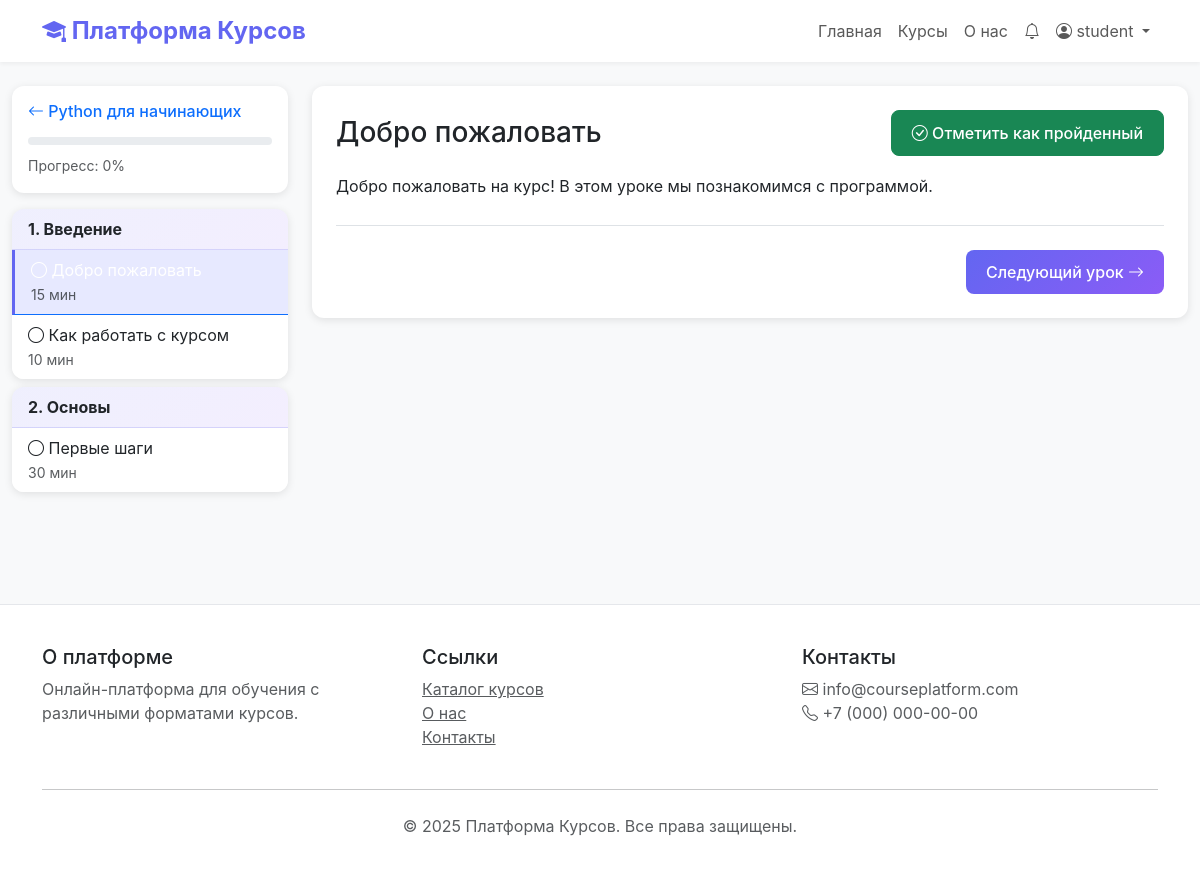
The app's page /courses/python-beginners/lesson/1/ (signed in) with its own data.
### users/models.py (models this page shows, shortened)
class User(AbstractUser):
    ROLE_CHOICES = (
        ('student', 'Student'),
        ('instructor', 'Instructor'),
        ('admin', 'Administrator'),
    )
    role = models.CharField(max_length=20, choices=ROLE_CHOICES, default='student')
    phone = models.CharField(max_length=20, blank=True)
    bio = models.TextField(blank=True)
    avatar = models.ImageField(upload_to='avatars/', blank=True, null=True)
    email_verified = models.BooleanField(default=False)
    created_at = models.DateTimeField(auto_now_add=True)
    updated_at = models.DateTimeField(auto_now=True)
    class Meta:
        db_table = 'users'
        verbose_name = 'User'
        verbose_name_plural = 'Users'

### courses/models.py (models this page shows, shortened)
class Course(models.Model):
    TYPE_CHOICES = (
        ('online', 'Online'),
        ('offline', 'Offline'),
        ('webinar', 'Webinar'),
    )
    title = models.CharField(max_length=200)
    slug = models.SlugField(unique=True)
    description = models.TextField()
    type = models.CharField(max_length=20, choices=TYPE_CHOICES)
    category = models.ForeignKey(Category, on_delete=models.SET_NULL, null=True, related_name='courses')
    instructor = models.ForeignKey(settings.AUTH_USER_MODEL, on_delete=models.CASCADE, related_name='teaching_courses')
    price = models.DecimalField(max_digits=10, decimal_places=2, default=0)
    image = models.ImageField(upload_to='courses/', blank=True, null=True)
    location = models.CharField(max_length=255, blank=True)
    max_students = models.PositiveIntegerField(null=True, blank=True)
    webinar_link = models.URLField(blank=True)
    start_date = models.DateTimeField(null=True, blank=True)
    end_date = models.DateTimeField(null=True, blank=True)
    is_published = models.BooleanField(default=False)
    created_at = models.DateTimeField(auto_now_add=True)
    updated_at = models.DateTimeField(auto_now=True)
    class Meta:
        ordering = ['-created_at']

class Enrollment(models.Model):
    user = models.ForeignKey(settings.AUTH_USER_MODEL, on_delete=models.CASCADE, related_name='enrollments')
    course = models.ForeignKey(Course, on_delete=models.CASCADE, related_name='enrollments')
    enrolled_at = models.DateTimeField(auto_now_add=True)
    completed = models.BooleanField(default=False)
    completed_at = models.DateTimeField(null=True, blank=True)
    progress = models.PositiveIntegerField(default=0)  # Progress percentage
    class Meta:
        unique_together = ['user', 'course']

class Module(models.Model):
    course = models.ForeignKey(Course, on_delete=models.CASCADE, related_name='modules')
    title = models.CharField(max_length=200)
    description = models.TextField(blank=True)
    order = models.PositiveIntegerField(default=0)
    class Meta:
        ordering = ['order']

class Lesson(models.Model):
    module = models.ForeignKey(Module, on_delete=models.CASCADE, related_name='lessons')
    title = models.CharField(max_length=200)
    content = models.TextField()
    video_url = models.URLField(blank=True)
    video_file = models.FileField(upload_to='lessons/videos/', blank=True, null=True)
    order = models.PositiveIntegerField(default=0)
    duration = models.PositiveIntegerField(help_text='Duration in minutes', null=True, blank=True)
    class Meta:
        ordering = ['order']

### courses/template_views.py (the view, shortened to what this page needs)
# urls.py: path('courses/<slug:course_slug>/lesson/<int:lesson_id>/', lesson_detail_view, name='lesson_detail'),
@login_required
def lesson_detail_view(request, course_slug, lesson_id):
    course = get_object_or_404(Course, slug=course_slug, is_published=True)
    lesson = get_object_or_404(Lesson, id=lesson_id, module__course=course)
    enrollment = get_object_or_404(Enrollment, user=request.user, course=course)
    modules = course.modules.prefetch_related('lessons').all()
    from courses.models import LessonProgress
    completed_lesson_ids = LessonProgress.objects.filter(
        enrollment=enrollment,
        completed=True
    ).values_list('lesson_id', flat=True)
    is_completed = lesson.id in completed_lesson_ids
    all_lessons = list(Lesson.objects.filter(
        module__course=course
    ).select_related('module').order_by('module__order', 'order'))
    current_index = next((i for i, l in enumerate(all_lessons) if l.id == lesson.id), None)
    previous_lesson = all_lessons[current_index - 1] if current_index and current_index > 0 else None
    next_lesson = all_lessons[current_index + 1] if current_index is not None and current_index < len(all_lessons) - 1 else None
    context = {
        'course': course,
        'lesson': lesson,
        'enrollment': enrollment,
        'modules': modules,
        'completed_lesson_ids': completed_lesson_ids,
        'is_completed': is_completed,
        'previous_lesson': previous_lesson,
        'next_lesson': next_lesson,
    }
    return render(request, 'courses/lesson_detail.html', context)

### courses/context_processors.py (called while the page is built)
def notifications(request):
    if request.user.is_authenticated:
        unread_count = Notification.objects.filter(
            user=request.user,
            is_read=False
        ).count()
        return {'unread_notifications_count': unread_count}
    return {'unread_notifications_count': 0}

### templates/courses/lesson_detail.html (shortened to what this page needs)
{% extends 'base.html' %}
{% block content %}
<div class="container-fluid py-4">
    <div class="row">
        <div class="col-md-3">
            <div class="lesson-nav">
                <div class="card mb-3">
                    <div class="card-body">
                        <h6 class="mb-3">
                            <a href="{% url 'course_detail' course.slug %}" class="text-decoration-none">
                                <i class="bi bi-arrow-left"></i> {{ course.title }}
                            </a>
                        </h6>
                        <div class="progress mb-2" style="height: 8px;">
                        </div>
                        <small class="text-muted">Прогресс: {{ enrollment.progress }}%</small>
                    </div>
                </div>
                {% for module in modules %}
                <div class="card mb-2">
                    <div class="card-header py-2">
                        <strong>{{ forloop.counter }}. {{ module.title }}</strong>
                    </div>
                    <div class="list-group list-group-flush">
                        {% for lesson_item in module.lessons.all %}
                        <a href="{% url 'lesson_detail' course.slug lesson_item.id %}"
                           class="list-group-item list-group-item-action py-2 lesson-item {% if lesson_item.id == lesson.id %}active{% endif %} {% if lesson_item.id in completed_lesson_ids %}completed{% endif %}">
                            {% if lesson_item.id in completed_lesson_ids %}
                            <i class="bi bi-check-circle-fill"></i>
                            {% else %}
                            <i class="bi bi-circle"></i>
                            {% endif %}
                            {{ lesson_item.title }}
                            {% if lesson_item.duration %}
                            <br><small class="text-muted">{{ lesson_item.duration }} мин</small>
                            {% endif %}
                        </a>
                        {% endfor %}
                    </div>
                </div>
                {% endfor %}
            </div>
        </div>
        <div class="col-md-9">
            <div class="card">
                <div class="card-body p-4">
                    <div class="d-flex justify-content-between align-items-center mb-3">
                        <h1 class="h3 mb-0">{{ lesson.title }}</h1>
                        {% if not is_completed %}
                        <form method="post" style="display: inline;">
                            <button type="submit" class="btn btn-success">
                                <i class="bi bi-check-circle"></i> Отметить как пройденный
                            </button>
                        </form>
                        {% else %}
                        <span class="badge bg-success fs-6">
                            <i class="bi bi-check-circle-fill"></i> Завершено
                        </span>
                        {% endif %}
                    </div>
                    <div class="lesson-content">
                        {{ lesson.content|safe|linebreaks }}
                    </div>
                    <div class="d-flex justify-content-between mt-4 pt-4 border-top">
                        {% if next_lesson %}
                        <a href="{% url 'lesson_detail' course.slug next_lesson.id %}" class="btn btn-primary">
                            Следующий урок <i class="bi bi-arrow-right"></i>
                        </a>
                        {% else %}
                        <a href="{% url 'course_detail' course.slug %}" class="btn btn-success">
                            <i class="bi bi-trophy"></i> Завершить курс
                        </a>
                        {% endif %}
                    </div>
                </div>
            </div>
        </div>
    </div>
</div>
{% endblock %}

### templates/base.html (shortened to what this page needs)
<!DOCTYPE html>
<html lang="ru">
<head>
    <link href="https://cdn.jsdelivr.net/npm/bootstrap@5.3.0/dist/css/bootstrap.min.css" rel="stylesheet">
    <link rel="stylesheet" href="https://cdn.jsdelivr.net/npm/bootstrap-icons@1.11.0/font/bootstrap-icons.css">
    {% load static %}
    <link rel="stylesheet" href="{% static 'css/style.css' %}">
</head>
<body>
    <nav class="navbar navbar-expand-lg navbar-light sticky-top">
        <div class="container">
            <a class="navbar-brand" href="/">
                <i class="bi bi-mortarboard-fill"></i> Платформа Курсов
            </a>
            <div class="collapse navbar-collapse" id="navbarNav">
                <ul class="navbar-nav ms-auto">
                    <li class="nav-item">
                        <a class="nav-link" href="/">Главная</a>
                    </li>
                    <li class="nav-item">
                        <a class="nav-link" href="/courses/">Курсы</a>
                    </li>
                    <li class="nav-item">
                        <a class="nav-link" href="/about/">О нас</a>
                    </li>
                    {% if user.is_authenticated %}
                    <li class="nav-item">
                        <a class="nav-link position-relative" href="/notifications/">
                            <i class="bi bi-bell"></i>
                        </a>
                    </li>
                    <li class="nav-item dropdown">
                        <a class="nav-link dropdown-toggle" href="#" data-bs-toggle="dropdown">
                            <i class="bi bi-person-circle"></i> {{ user.username }}
                        </a>
                    </li>
                    {% endif %}
                </ul>
            </div>
        </div>
    </nav>
    <main>
        {% block content %}{% endblock %}
    </main>
    <footer>
        <div class="container">
            <div class="row">
                <div class="col-md-4">
                    <h5>О платформе</h5>
                    <p class="text-muted">Онлайн-платформа для обучения с различными форматами курсов.</p>
                </div>
                <div class="col-md-4">
                    <h5>Ссылки</h5>
                    <ul class="list-unstyled">
                        <li><a href="/courses/" class="text-muted">Каталог курсов</a></li>
                        <li><a href="/about/" class="text-muted">О нас</a></li>
                        <li><a href="/contact/" class="text-muted">Контакты</a></li>
                    </ul>
                </div>
                <div class="col-md-4">
                    <h5>Контакты</h5>
                    <p class="text-muted">
                        <i class="bi bi-envelope"></i> info@courseplatform.com<br>
                        <i class="bi bi-telephone"></i> +7 (000) 000-00-00
                    </p>
                </div>
            </div>
            <hr class="my-4">
            <div class="text-center text-muted">
                <p>&copy; 2025 Платформа Курсов. Все права защищены.</p>
            </div>
        </div>
    </footer>
</body>
</html>

### static/css/style.css (style rules this page uses)
:root { --primary-color: #6366f1; --secondary-color: #8b5cf6; --accent-color: #3b82f6; --success-color: #10b981; --warning-color: #f59e0b; --danger-color: #ef4444; }
html { scroll-behavior: smooth; }
.btn { border-radius: 8px; font-weight: 500; padding: 10px 20px; transition: all 0.3s ease; }
.btn-primary { background: linear-gradient(135deg, var(--primary-color) 0%, var(--secondary-color) 100%); border: none; }
.card { border-radius: 12px; overflow: hidden; }
.card-header { background: linear-gradient(135deg, rgba(99, 102, 241, 0.1) 0%, rgba(139, 92, 246, 0.1) 100%); border-bottom: 1px solid rgba(99, 102, 241, 0.2); }
.navbar { backdrop-filter: blur(10px); background-color: rgba(255, 255, 255, 0.95) !important; }
.navbar-brand { font-size: 1.5rem; font-weight: 700; }
footer { background: linear-gradient(180deg, #ffffff 0%, #f8f9fa 100%); }

### templates/base.html (style rules this page uses)
:root { --primary-color: #6366f1; --secondary-color: #8b5cf6; --accent-color: #3b82f6; }
body { font-family: -apple-system, BlinkMacSystemFont, 'Segoe UI', Roboto, Oxygen, Ubuntu, Cantarell, sans-serif; background-color: #f8f9fa; }
.navbar { background: white; box-shadow: 0 2px 4px rgba(0,0,0,0.05); }
.navbar-brand { font-weight: 700; color: var(--primary-color) !important; }
.btn-primary { background-color: var(--primary-color); border-color: var(--primary-color); transition: all 0.3s; }
.card { border: none; box-shadow: 0 2px 8px rgba(0,0,0,0.1); transition: all 0.3s; }
footer { background: white; margin-top: 80px; padding: 40px 0; border-top: 1px solid #e5e7eb; }

### templates/courses/lesson_detail.html (style rules this page uses)
.lesson-nav { position: sticky; top: 80px; }
.lesson-content { line-height: 1.8; }
.lesson-content p { margin-bottom: 1rem; }
.lesson-item { transition: all 0.3s; }
.lesson-item.active { background: #e7e9ff; border-left: 3px solid var(--primary-color); }

### records on screen
User: username "student"
Course: title "Python для начинающих"
Enrollment: progress "0"
Module: title "Введение"
Lesson: title "Добро пожаловать", duration "15", content "Добро пожаловать на курс! В этом уроке мы познакомимся с программой."
Lesson: title "Как работать с курсом", duration "10"
Module: title "Основы"
Lesson: title "Первые шаги", duration "30"
